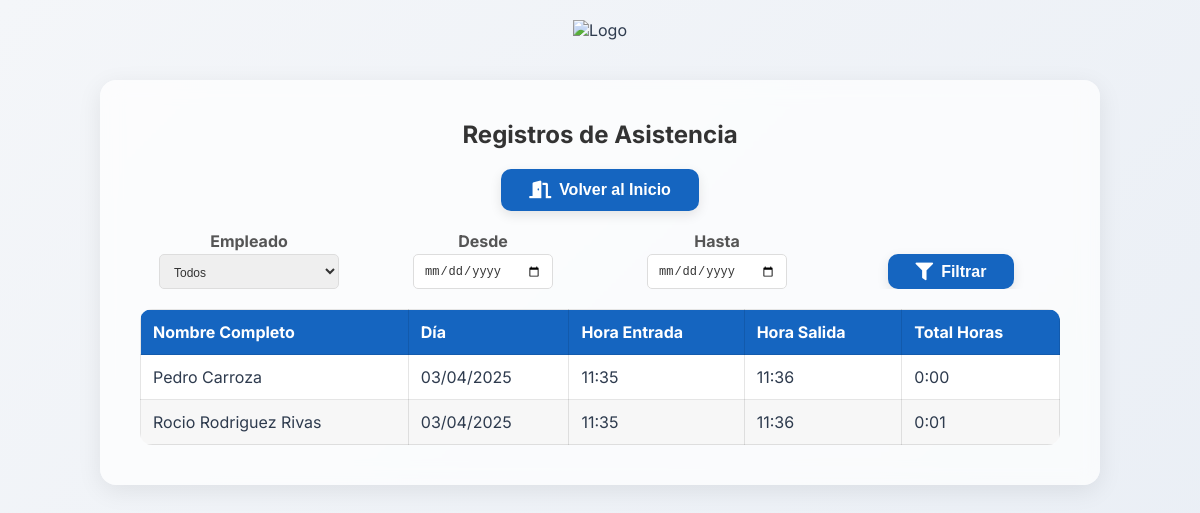
The page /consultar_horarios (signed in) on the database as committed earlier.
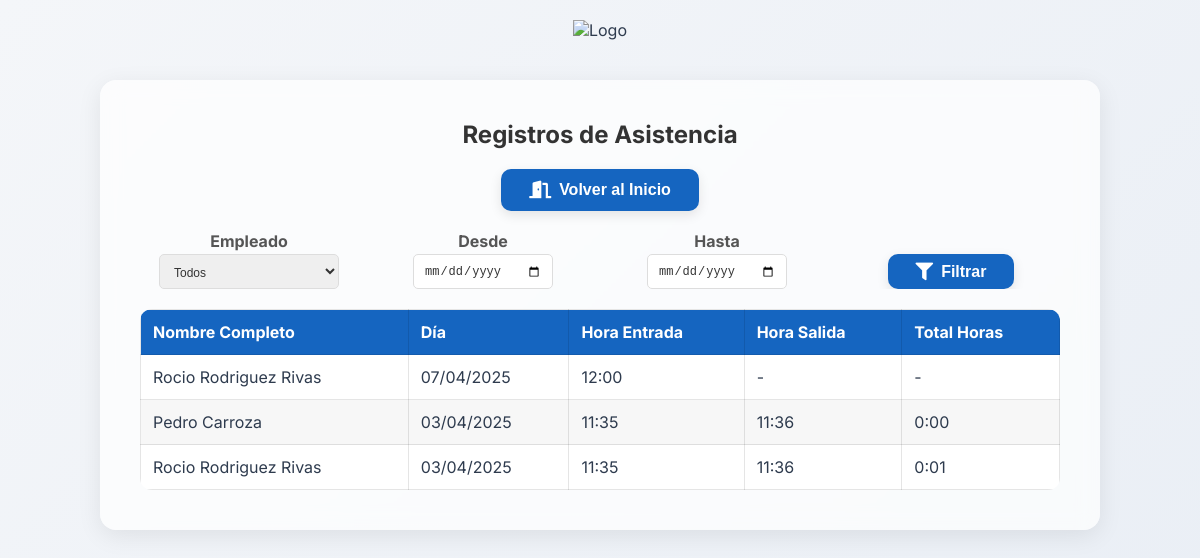
The same page on the database as committed later.
### models.py (models this page shows, shortened)
class Registro(db.Model):
    __tablename__ = "registro"
    id = db.Column(db.Integer, primary_key=True)
    empleado_id = db.Column(db.Integer, db.ForeignKey('empleado.id'), nullable=False)
    fecha_hora_entrada = db.Column(db.DateTime, nullable=False)
    fecha_hora_salida = db.Column(db.DateTime, nullable=True)
    tipo = db.Column(db.String, db.CheckConstraint("tipo IN ('Trabajo', 'Vacaciones', 'Ausencia', 'Baja')", name='check_tipo'), nullable=False)
    empleado = db.relationship('Empleado', backref='registros')

class Empleado(UserMixin, db.Model):  # Modificamos el modelo Empleado para que herede UserMixin
    __tablename__ = "empleado"
    id = db.Column(db.Integer, primary_key=True, autoincrement=True, nullable=False)
    nombre = db.Column(db.String(100), nullable=False)
    usuario = db.Column(db.String(10), unique=True, nullable=False)
    password = db.Column(db.String(200), nullable=False)  # Aseguramos que la contraseña sea suficientemente larga
    cargo = db.Column(db.String(30), nullable=False)
    alias = db.Column(db.String, nullable=False)
    nombre_completo = db.Column(db.String, nullable=False)
    dni = db.Column(db.String, nullable=True)
    seguridad_social = db.Column(db.String, nullable=True)
    sede = db.Column(db.String, db.CheckConstraint("sede IN ('Merida', 'Navalmoral')", name='check_sede'), nullable=True)
    telefono = db.Column(db.String(9), nullable=False)
    email = db.Column(db.String(100), nullable=False)
    fecha_alta = db.Column(db.DateTime, nullable=False)
    fecha_baja = db.Column(db.DateTime, nullable=True)
    sabados = db.Column(db.Boolean, nullable=False)
    activo = db.Column(db.Boolean, nullable=False)

### main.py (the view)
@app.route('/consultar_horarios')
@login_required
def consultar_horarios():
    empleado_id = request.args.get('empleado_id', type=int)
    fecha_desde = request.args.get('fecha_desde')
    fecha_hasta = request.args.get('fecha_hasta')
    query = Registro.query.options(joinedload(Registro.empleado))
    if empleado_id:
        query = query.filter(Registro.empleado_id == empleado_id)
    if fecha_desde:
        fecha_desde_dt = datetime.strptime(fecha_desde, '%Y-%m-%d')
        query = query.filter(Registro.fecha_hora_entrada >= fecha_desde_dt)
    if fecha_hasta:
        fecha_hasta_dt = datetime.strptime(fecha_hasta, '%Y-%m-%d')
        fecha_hasta_dt = fecha_hasta_dt.replace(hour=23, minute=59, second=59)
        query = query.filter(Registro.fecha_hora_entrada <= fecha_hasta_dt)
    registros_filtrados = query.order_by(Registro.fecha_hora_entrada.desc()).all()
    empleados_ids_con_registros = query.with_entities(distinct(Registro.empleado_id)).subquery()
    empleados = Empleado.query.filter(Empleado.id.in_(empleados_ids_con_registros)).all()
    return render_template('consultar_horarios.html',
        registros=registros_filtrados,
        empleados=empleados,
        filtro_empleado_id=empleado_id,
        filtro_fecha_desde=fecha_desde,
        filtro_fecha_hasta=fecha_hasta
    )

### main.py (called while the page is built)
@login_manager.user_loader
def load_user(user_id):
    return Empleado.query.get(int(user_id))

### templates/consultar_horarios.html (shortened to what this page needs)
<!DOCTYPE html>
<html lang="es">
<head>
  <link rel="stylesheet" href="https://cdnjs.cloudflare.com/ajax/libs/font-awesome/5.15.4/css/all.min.css"/>
  <link rel="stylesheet" href="{{ url_for('static', filename='css/style.css') }}">
</head>
<body>
  <header>
    <img src="{{ url_for('static', filename='logo.png') }}" alt="Logo" class="logo" />
  </header>
  <main>
    <h1>Registros de Asistencia</h1>
    <div class="buttons">
      <form action="{{ url_for('index') }}" method="get">
        <button class="btn btn-blue" type="submit">
          <i class="fas fa-door-open"></i> Volver al Inicio
        </button>
      </form>
    </div>
    <form method="get" class="form-container">
  <div class="form-row" style="display: flex; gap: 16px; flex-wrap: nowrap; align-items: flex-end; overflow-x: auto;">
    <div class="form-group">
      <label for="empleado_id">Empleado</label>
      <select name="empleado_id" id="empleado_id" class="input" style="width: 180px; height: 35px;">
        <option value="">Todos</option>
      </select>
    </div>
    <div class="form-group">
      <label for="fecha_desde">Desde</label>
      <input type="date" name="fecha_desde" id="fecha_desde" value="{{ filtro_fecha_desde }}" class="input" style="width: 140px; height: 35px;">
    </div>
    <div class="form-group">
      <label for="fecha_hasta">Hasta</label>
      <input type="date" name="fecha_hasta" id="fecha_hasta" value="{{ filtro_fecha_hasta }}" class="input" style="width: 140px; height: 35px;">
    </div>
    <div class="form-group" style="margin-top: 6px;">
      <button type="submit" class="btn btn-blue" style="height: 35px;">
        <i class="fas fa-filter"></i> Filtrar
      </button>
    </div>
  </div>
</form>
    <table>
      <thead>
        <tr>
          <th>Nombre Completo</th>
          <th>Día</th>
          <th>Hora Entrada</th>
          <th>Hora Salida</th>
          <th>Total Horas</th>
        </tr>
      </thead>
      <tbody>
        {% for registro in registros %}
        <tr>
          <td>{{ registro.empleado.nombre_completo }}</td>
          <td>{{ registro.fecha_hora_entrada.strftime('%d/%m/%Y') }}</td>
          <td>{{ registro.fecha_hora_entrada.strftime('%H:%M') }}</td>
          <td>
            {% if registro.fecha_hora_salida %}
              {{ registro.fecha_hora_salida.strftime('%H:%M') }}
            {% else %}
              -
            {% endif %}
          </td>
          <td>
            {% if registro.fecha_hora_salida %}
              {% set delta = registro.fecha_hora_salida - registro.fecha_hora_entrada %}
              {{ '%d:%02d' % (delta.total_seconds() // 3600, (delta.total_seconds() % 3600) // 60) }}
            {% else %}
              -
            {% endif %}
          </td>
        </tr>
        {% endfor %}
      </tbody>
    </table>
  </main>
</body>
</html>

### static/css/style.css (style rules this page uses)
* { margin: 0; padding: 0; box-sizing: border-box; }
body { font-family: 'Inter', sans-serif; background: linear-gradient(135deg, #f4f6f9, #e9eef5); color: #2e3b4e; display: flex; flex-direction: column; align-items: center; padding: 20px; min-height: 100vh; }
header { width: 100%; text-align: center; margin-bottom: 40px; animation: fadeInDown 0.6s ease-out; }
.logo { height: 80px; }
main { background: rgba(255, 255, 255, 0.7); backdrop-filter: blur(10px); border-radius: 16px; box-shadow: 0 6px 25px rgba(0, 0, 0, 0.08); width: 100%; max-width: 1000px; padding: 40px; text-align: center; animation: fadeInUp 0.8s ease-out; }
h1 { font-size: 2.3rem; margin-bottom: 30px; color: #1e2a36; animation: fadeIn 1s forwards 0.4s; }
.buttons { display: flex; justify-content: center; gap: 20px; flex-wrap: wrap; margin: 20px 0; }
.btn { padding: 12px 28px; border: none; border-radius: 10px; font-size: 1rem; font-weight: 600; cursor: pointer; transition: all 0.2s ease; display: inline-flex; align-items: center; justify-content: center; box-shadow: 0 4px 12px rgba(0, 0, 0, 0.1); text-decoration: none; color: #fff; }
.btn i, .btn .icon { margin-right: 8px; font-size: 1.1rem; }
.btn-blue { background-color: #1565c0; }
table { width: 100%; border-collapse: collapse; margin-top: 20px; background: rgba(255, 255, 255, 0.95); border-radius: 12px; overflow: hidden; animation: fadeIn 1s ease forwards 0.5s; }
th, td { padding: 12px; border: 1px solid rgba(0, 0, 0, 0.1); text-align: left; }
th { background-color: #1565c0; color: white; }
tr:nth-child(even) { background-color: rgba(0, 0, 0, 0.03); }
h1 { font-size: 24px; color: #333; text-align: center; margin-bottom: 20px; }
.form-row { display: flex; flex-wrap: wrap; gap: 20px; }
.form-group { flex: 1 1 45%; min-width: 200px; }
.form-group label { display: block; font-weight: bold; margin-bottom: 3px; color: #555; }
.form-group input, .form-group select { width: 100%; padding: 10px; border-radius: 5px; border: 1px solid #ddd; font-size: 12px; color: #333; }

Rows that differ between the two databases and show on the page:
added Registro: empleado.nombre_completo "Rocio Rodriguez Rivas", fecha_hora_entrada "07/04/2025", fecha_hora_entrada "12:00"
